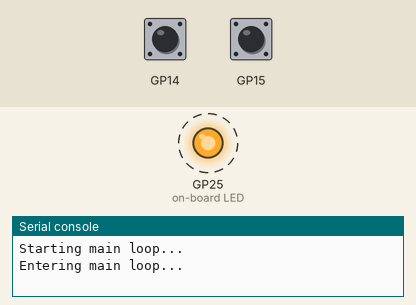
This program was run on a simulated Raspberry Pi Pico running MicroPython. On the bench: output pins drawn as LEDs (lit = HIGH), the last lines printed to the serial console. Dashed ring = blinking. The inputs (shaded band) are chosen by the test bench; at power-on: GP15 HIGH, GP14 HIGH.

Above: at 1.27 s.
1.3 s: GP15 pulled LOW for 0.15 s
At 1.9 s:
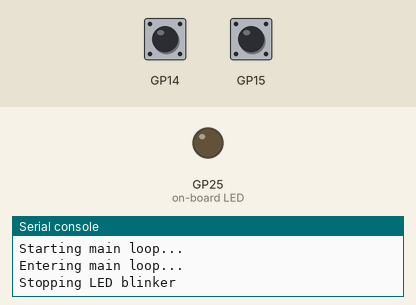
4.5 s: GP15 pulled LOW for 1 s
At 4.71 s:
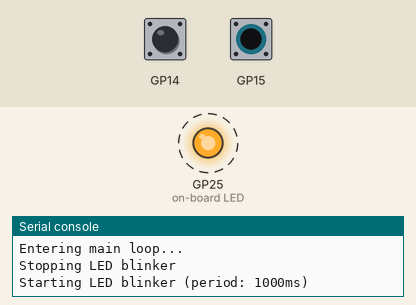
7.5 s: GP15 pulled LOW for 3.2 s
Timing chart, 0 to 10.5 s (numbered marks = the images above; inputs shaded):
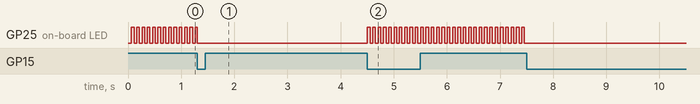

The program:

main.py
```python
from boardio import BoardIO, EdgeTriggerPin, machine
from ht16k33 import HT16K33Segment

import asyncio


# Create BoardIO instance
board_io = BoardIO()

# Initialize pins in main.py with groups
board_io.OUTPUT.add_pin('led', machine.Pin('LED', machine.Pin.OUT))

# Create a button with IRQ-based edge detection
board_io.INPUT.add_pin('button', EdgeTriggerPin(15, machine.Pin.IN, machine.Pin.PULL_UP,
                       inverted=True, debounce_ms=50, use_irq=True))

# Example of a button using polling-based edge detection
board_io.INPUT.add_pin('button2', EdgeTriggerPin(14, machine.Pin.IN, machine.Pin.PULL_UP,
                       inverted=True, debounce_ms=50, use_irq=False))

# Use a single variable for the current period instead of an index into a list
period_initial = 1000
current_period = period_initial


async def toggle_led(led_builtin, time_ms):
    """
    LED toggling task with support for special period values:
    - 0: LED always ON
    - -1: LED always OFF
    - Positive values: Normal blinking with that period
    """
    while True:
        # Handle special period values
        if time_ms == 0:
            # Always ON
            led_builtin.on()
        elif time_ms == -1:
            # Always OFF
            led_builtin.off()
        else:
            # Normal blinking
            led_builtin.toggle()

        await asyncio.sleep_ms(abs(time_ms) if time_ms < 7  else 50)  # Use absolute value, treat 0 as 50ms wait

async def main_loop():
    print("Entering main loop...")
    task_handles = []

    # Start edge monitoring task (this needs to run throughout)
    edge_monitor_task = asyncio.create_task(board_io.monitor_edges())
    task_handles.append(edge_monitor_task)

    # Initially start the LED toggling task with current period
    led_strobe_task = asyncio.create_task(toggle_led(board_io.OUTPUT.led, current_period))
    task_handles.append(led_strobe_task)
    blinker_running = True

    # Create an event for program termination
    stop_event = asyncio.Event()

    # Button press callback function to stop/start LED blinker
    def on_button_press(pin):
        nonlocal led_strobe_task, blinker_running, task_handles

        if blinker_running:
            # Stop the LED blinker task
            print("Stopping LED blinker")
            led_strobe_task.cancel()
            task_handles.remove(led_strobe_task)
            board_io.OUTPUT.led.off()  # Ensure LED is off when stopped
            blinker_running = False
        else:
            # Start a new LED blinker task with current period
            print(f"Starting LED blinker (period: {current_period}ms)")
            led_strobe_task = asyncio.create_task(toggle_led(board_io.OUTPUT.led, current_period))
            task_handles.append(led_strobe_task)
            blinker_running = True

    # Register button press callback
    board_io.INPUT.button.add_callback(EdgeTriggerPin.EDGE_RISING, on_button_press)

    # Button2 callback to cycle through blink periods with mathematical calculations
    def on_button2_press(pin):
        global current_period
        nonlocal led_strobe_task, blinker_running, task_handles

        # Calculate next period based on simple division
        if current_period == -1:
            # When LED is off, reset to initial period
            current_period = period_initial
        elif current_period == 0:
            # When LED is fully on, turn it off
            current_period = -1
        else:
            # Otherwise halve the period, rounding down
            current_period = current_period // 2
            ## If period becomes too small, set to always on
            if current_period < 7:  # Minimum threshold
                current_period = 0

        # Display the appropriate message based on period value
        if current_period == 0:
            print("Blink mode: Always ON")
        elif current_period == -1:
            print("Blink mode: Always OFF")
        else:
            print(f"Blink period changed to {current_period}ms")

        # If blinker is running, restart it with new period
        if blinker_running:
            # Stop the current task
            led_strobe_task.cancel()
            task_handles.remove(led_strobe_task)

            # Start a new task with the updated period
            led_strobe_task = asyncio.create_task(toggle_led(board_io.OUTPUT.led, current_period))
            task_handles.append(led_strobe_task)

    # Register button2 for period cycling
    board_io.INPUT.button2.add_callback(EdgeTriggerPin.EDGE_RISING, on_button2_press)

    try:
        # Wait indefinitely (until KeyboardInterrupt)
        await asyncio.Event().wait()
    except asyncio.CancelledError:
        pass
    finally:
        # Clean up all running tasks
        for task in task_handles:
            task.cancel()

        # Wait for tasks to acknowledge cancellation
        await asyncio.gather(*task_handles, return_exceptions=True)

if __name__ == "__main__":
    board_io.OUTPUT.led.on()
    print("Starting main loop...")
    try:
        asyncio.run(main_loop())
    except KeyboardInterrupt:
        pass

    board_io.OUTPUT.led.off()
    print(f"Finished. Last blink period: {current_period}ms")
```

boardio.py
```python
import machine
import asyncio
import utime

class ButtonPin(machine.Pin):
    """
    Custom Pin class for buttons, with optional value inversion.
    """
    def __init__(self, pin, mode, pull, *, inverted=False):
        super().__init__(pin, mode, pull)
        self._inverted = inverted

    def value(self):
        """
        Returns the pin value, inverted if specified during initialization.
        """
        raw_value = super().value()
        return not raw_value if self._inverted else raw_value

class EdgeTriggerPin(ButtonPin):
    """
    Pin class with edge detection and callback support.
    Supports registering callbacks for rising and falling edges with optional debounce.
    Can use either polling or hardware interrupts for edge detection.
    """
    EDGE_RISING = 1
    EDGE_FALLING = 2
    EDGE_BOTH = 3

    def __init__(self, pin, mode, pull, *, inverted=False, debounce_ms=0, use_irq=False):
        super().__init__(pin, mode, pull, inverted=inverted)
        self._callbacks = {
            self.EDGE_RISING: [],
            self.EDGE_FALLING: []
        }
        # Allow brief settle time for initial state
        utime.sleep_ms(5)  # Brief delay to let pin stabilize
        self._last_value = self.value()
        self._debounce_ms = debounce_ms
        self._last_trigger_time = 0
        self._use_irq = use_irq
        self._latched_value = None

        # Setup IRQ if requested
        if use_irq:
            trigger = 0
            trigger |= machine.Pin.IRQ_RISING
            trigger |= machine.Pin.IRQ_FALLING
            self.irq(trigger=trigger, handler=self._irq_handler)

    def add_callback(self, edge_type, callback):
        """
        Register a callback function for the specified edge type.
        edge_type: EDGE_RISING, EDGE_FALLING, or EDGE_BOTH
        callback: function to call when edge is detected
        """
        if edge_type in (self.EDGE_RISING, self.EDGE_BOTH):
            self._callbacks[self.EDGE_RISING].append(callback)
        if edge_type in (self.EDGE_FALLING, self.EDGE_BOTH):
            self._callbacks[self.EDGE_FALLING].append(callback)
        return callback  # Return callback to allow use as decorator

    def remove_callback(self, callback):
        """
        Remove a callback function from all edge types.
        """
        self._callbacks[self.EDGE_RISING] = [cb for cb in self._callbacks[self.EDGE_RISING] if cb != callback]
        self._callbacks[self.EDGE_FALLING] = [cb for cb in self._callbacks[self.EDGE_FALLING] if cb != callback]

    def _irq_handler(self, pin):
        """
        IRQ handler - minimized to comply with MicroPython ISR rules.
        Latches current pin value and schedules for processing outside the ISR.
        """
        self._latched_value = self.value()  # Capture value at time of interrupt
        BoardIO.schedule_callback(self)

    def _poll_handler(self):
        """
        Handle edge detection and callbacks directly for polling mode.
        """
        current_value = self.value()
        if current_value != self._last_value:
            current_time = utime.ticks_ms()
            if self._debounce_ms == 0 or utime.ticks_diff(current_time, self._last_trigger_time) >= self._debounce_ms:
                edge_type = self.EDGE_RISING if current_value else self.EDGE_FALLING
                for callback in self._callbacks[edge_type]:
                    callback(self)
                self._last_trigger_time = current_time
                # Only update last_value after successful debounce check
                self._last_value = current_value

class PinGroup:
    """
    Represents a group of related pins (e.g., INPUT, OUTPUT, etc.)
    """
    def __init__(self, board_io, group_name):
        self._board_io = board_io
        self._group_name = group_name
        self._pins = {}

    def add_pin(self, name, pin):
        """Add a pin to this group"""
        self._pins[name] = pin

        # Register for polling if needed
        if isinstance(pin, EdgeTriggerPin) and not pin._use_irq:
            self._board_io.add_monitored_pin(pin)

        return pin

    def __getattr__(self, name):
        """Handle attribute access for pins in this group"""
        if name in self._pins:
            return self._pins[name]
        raise AttributeError(f"'{self._group_name}' group has no pin named '{name}'")

    def get_all_pins(self):
        """Return all pins in this group"""
        return self._pins.values()

class BoardIO:
    """
    Manages I/O pins with edge detection capabilities.
    Organizes pins into logical groups.
    """
    # Static set for callbacks from IRQs
    _pending_callbacks = set()

    @staticmethod
    def schedule_callback(pin):
        """Schedule a pin for processing outside ISR"""
        BoardIO._pending_callbacks.add(pin)

    @staticmethod
    def process_pending_callbacks():
        """Process any callbacks that were scheduled by IRQs"""
        pending = list(BoardIO._pending_callbacks)
        BoardIO._pending_callbacks.clear()

        for pin in pending:
            if pin._latched_value is not None:
                latched = pin._latched_value
                pin._latched_value = None

                current_value = pin.value()
                if current_value == latched and current_value != pin._last_value:
                    current_time = utime.ticks_ms()
                    if pin._debounce_ms == 0 or utime.ticks_diff(current_time, pin._last_trigger_time) >= pin._debounce_ms:
                        edge_type = pin.EDGE_RISING if current_value else pin.EDGE_FALLING
                        for callback in pin._callbacks[edge_type]:
                            callback(pin)
                        pin._last_trigger_time = current_time
                        pin._last_value = current_value

    def __init__(self):
        """Initialize an empty BoardIO instance with pin groups"""
        self._monitored_pins = []
        self._groups = {}

        # Create standard pin groups
        self.INPUT = self.create_group('INPUT')
        self.OUTPUT = self.create_group('OUTPUT')
        self.ANALOG = self.create_group('ANALOG')
        # Add more standard groups as needed

    def create_group(self, group_name):
        """Create a new pin group"""
        group = PinGroup(self, group_name)
        self._groups[group_name] = group
        return group

    def add_monitored_pin(self, pin):
        """Add a pin to the edge monitoring list (for polling mode)"""
        if pin not in self._monitored_pins and not pin._use_irq:
            self._monitored_pins.append(pin)

    def remove_monitored_pin(self, pin):
        """Remove a pin from the edge monitoring list"""
        if pin in self._monitored_pins:
            self._monitored_pins.remove(pin)

    async def monitor_edges(self):
        """Background task to monitor edges on all registered pins and process IRQ callbacks"""
        while True:
            # Process IRQ callbacks first
            BoardIO.process_pending_callbacks()

            # Handle polling pins directly
            for pin in self._monitored_pins:
                pin._poll_handler()

            await asyncio.sleep_ms(10)  # Poll interval
```

Measured:
- after the input at 1.3 s, GP25 (on-board LED): goes on until 1.3 s, then stays LOW
- after the input at 4.5 s, GP25 (on-board LED): alternates HIGH for 0.05 s and LOW for 0.05 s, starting at once
- after the input at 7.5 s, GP25 (on-board LED): stops changing and stays LOW
- by itself, GP25 (on-board LED): alternates HIGH for 0.05 s and LOW for 0.05 s
